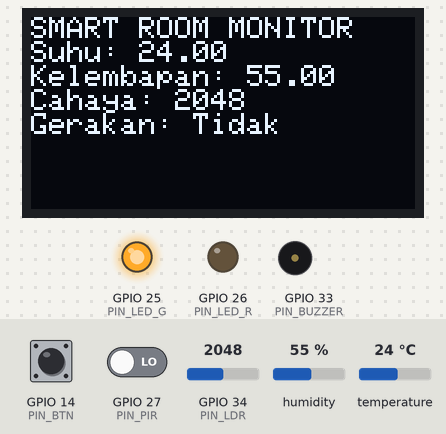
Recording of a sketch running on a simulated ESP32. Shown: 128×64 one-colour display, output pins drawn as LEDs (lit = HIGH), buzzer (waves = sounding, pin HIGH). The inputs (shaded band) are chosen by the test bench; at power-on: GPIO 27 (PIN_PIR) LOW, temperature 24 °C, GPIO 14 (PIN_BTN) HIGH, GPIO 34 (PIN_LDR) = 2048, humidity 55 %. WiFi joins after 1.5 s; servers stay silent unless stated; no MQTT or app messages arrive unless stated; what the sketch prints to the serial monitor is not drawn.

Above: at 5.6 s.
5.7 s: GPIO 27 (PIN_PIR) driven HIGH
At 11.1 s:
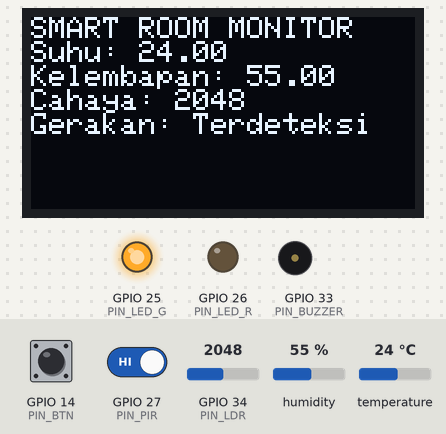
11.5 s: temperature set to 29.3 °C
At 16.1 s:
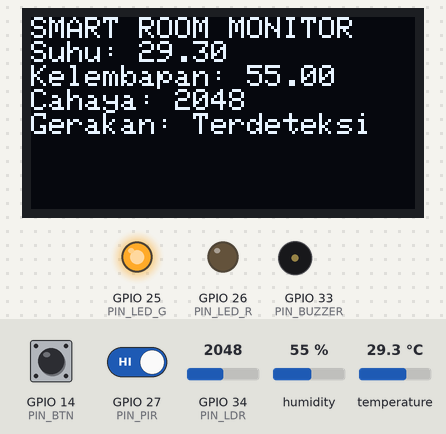
16.5 s: temperature set to 30.5 °C
At 21.2 s:
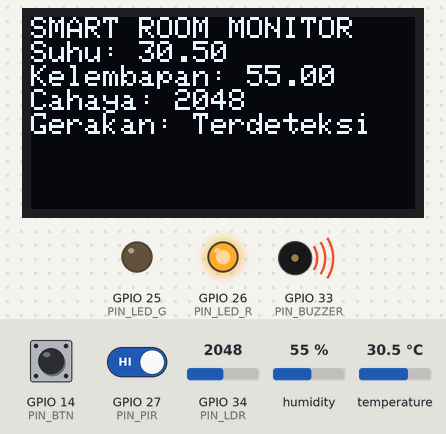
21.5 s: GPIO 14 (PIN_BTN) pulled LOW for 0.15 s
At 22.3 s:
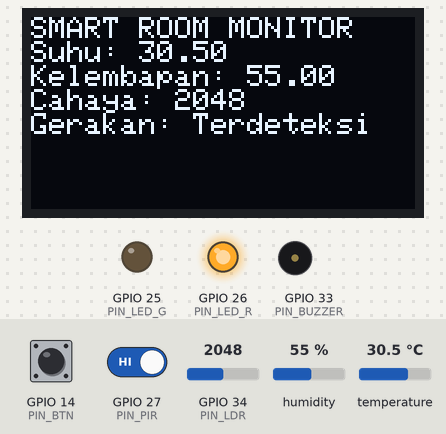
23.1 s: GPIO 27 (PIN_PIR) driven LOW
At 26.1 s:
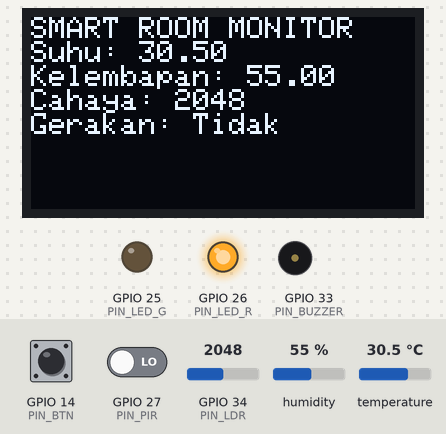
26.5 s: GPIO 34 (PIN_LDR) set to 2866
At 31.2 s:
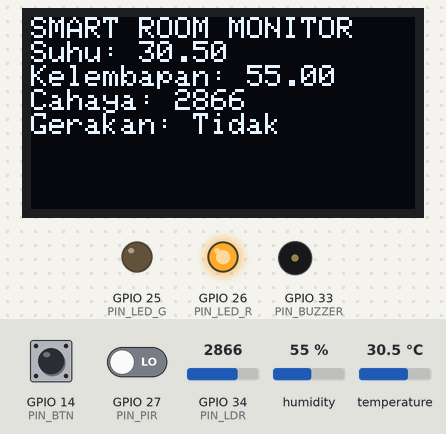
Timing chart, 0 to 32.5 s (numbered marks = the images above; inputs shaded):
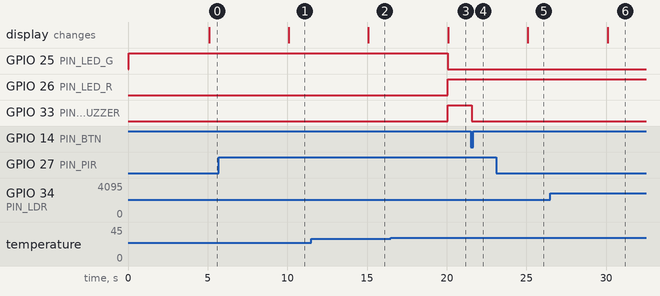

Measured:
- the behaviour switches between 30 and 30.1 °C on temperature (found by bisection; images 2 and 3)
- after the input at 5.7 s, the display: changes after 4.4 s (image 1)
- after the input at 11.5 s, the display: changes after 3.6 s (image 2)
- after the input at 16.5 s, GPIO 25 (PIN_LED_G): HIGH → LOW after 3.6 s; GPIO 26 (PIN_LED_R), GPIO 33 (PIN_BUZZER): LOW → HIGH after 3.6 s; the display: changes after 3.6 s (image 3)
- after the input at 21.5 s, GPIO 33 (PIN_BUZZER): HIGH → LOW after 0.05 s
- after the input at 23.1 s, the display: changes after 2.0 s (image 5)
- after the input at 26.5 s, the display: changes after 3.6 s (image 6)

The sketch:

Smart_Room.ino
```cpp
#include "Sensor.h"
#include "Alarm.h"
#include "Display.h"
#include "MQTT.h"

unsigned long waktuBaca = 0;
const unsigned long INTERVAL = 5000;

void setup() {
  Serial.begin(115200);

  mulaiSensor();
  mulaiAlarm();
  mulaiDisplay();
  mulaiMQTT();

  Serial.println("Smart Room Monitor dimulai!");
}

void loop() {
  prosesMQTT();

  // Tombol dan alarm diperiksa terus-menerus
  aturAlarm(suhu);

  // Pembacaan sensor tetap setiap 5 detik
  if (millis() - waktuBaca >= INTERVAL) {
    waktuBaca = millis();

    bacaSensor();
    aturAlarm(suhu);
    tampilkanDisplay(suhu, kelembapan, cahaya, gerakan);

    kirimTelemetry(
      suhu,
      kelembapan,
      cahaya,
      gerakan,
      buzzerAktif
    );

    Serial.print("MQTT: ");
    Serial.println(statusMQTT() ? "CONNECTED" : "DISCONNECTED");

    Serial.print("Suhu: ");
    Serial.println(suhu);

    Serial.print("Kelembapan: ");
    Serial.println(kelembapan);

    Serial.print("Cahaya: ");
    Serial.println(cahaya);

    Serial.print("Gerakan: ");
    Serial.println(gerakan ? "Ada" : "Tidak Ada");

    Serial.print("Buzzer: ");
    Serial.println(buzzerAktif ? "ON" : "OFF");

    Serial.println("-----------------------------------");
  }
}
```

Alarm.cpp
```cpp
#include "Alarm.h"
#include "MQTT.h"

#define PIN_LED_G 25
#define PIN_LED_R 26
#define PIN_BUZZER 33
#define PIN_BTN 14

float BATAS_SUHU = 30.0;

bool alarmDiakui = false;
bool statusAlarmTerakhir = false;
bool buzzerAktif = false;

void mulaiAlarm() {
    pinMode(PIN_LED_G, OUTPUT);
    pinMode(PIN_LED_R, OUTPUT);
    pinMode(PIN_BUZZER, OUTPUT);
    pinMode(PIN_BTN, INPUT_PULLUP);
}

void aturAlarm(float suhu) {
    static bool tombolTerakhir = HIGH;
    static bool tombolStabil = HIGH;
    static unsigned long waktuDebounce = 0;

    bool tombol = digitalRead(PIN_BTN);

    if (tombol != tombolTerakhir) {
        waktuDebounce = millis();
    }

    if (millis() - waktuDebounce > 50) {
        if (tombol != tombolStabil) {
            tombolStabil = tombol;

            if (tombolStabil == LOW && suhu > BATAS_SUHU) {
                alarmDiakui = true;
                Serial.println("ALARM SUDAH DIAKUI!");
            }
        }
    }

    tombolTerakhir = tombol;

    if (isnan(suhu)) return;

    if (suhu <= BATAS_SUHU) {
        alarmDiakui = false;
    }

    bool suhuTinggi = suhu > BATAS_SUHU;
    buzzerAktif = suhuTinggi && !alarmDiakui;

    digitalWrite(PIN_LED_R, suhuTinggi);
    digitalWrite(PIN_BUZZER, buzzerAktif);
    digitalWrite(PIN_LED_G, !suhuTinggi);

    if (buzzerAktif != statusAlarmTerakhir) {
        Serial.println(buzzerAktif ? "Buzzer: ON" : "Buzzer: OFF");
        kirimEventBuzzer(buzzerAktif);
        statusAlarmTerakhir = buzzerAktif;
    }
}
```

Alarm.h
```cpp
#ifndef ALARM_H
#define ALARM_H
extern float BATAS_SUHU;

extern bool buzzerAktif;

#include <Arduino.h>

void mulaiAlarm();
void aturAlarm(float suhu);

#endif
```

Display.cpp
```cpp
#include "Display.h"
#include <Wire.h>
#include <Adafruit_GFX.h>
#include <Adafruit_SSD1306.h>

#define LEBAR 128
#define TINGGI 64
#define ALAMAT_OLED 0x3C

Adafruit_SSD1306 oled(LEBAR, TINGGI, &Wire, -1);

void mulaiDisplay() {
    Wire.begin();

    if (!oled.begin(SSD1306_SWITCHCAPVCC, ALAMAT_OLED)) {
        Serial.println("OLED gagal diinisialisasi!");
        return;
    }

    oled.clearDisplay();
    oled.setTextColor(SSD1306_WHITE);
    oled.setTextSize(1);
    oled.display();
}

void tampilkanDisplay(float suhu, float kelembapan, int cahaya, bool gerakan) {
    oled.clearDisplay();
    oled.setCursor(0, 0);

    oled.println("SMART ROOM MONITOR");

    oled.print("Suhu: ");
    if (isnan(suhu)) oled.println("Error");
    else oled.println(suhu);

    oled.print("Kelembapan: ");
    if (isnan(kelembapan)) oled.println("Error");
    else oled.println(kelembapan);

    oled.print("Cahaya: ");
    oled.println(cahaya);

    oled.print("Gerakan: ");
    oled.println(gerakan ? "Terdeteksi" : "Tidak");

    oled.display();
}
```

Display.h
```cpp
#ifndef DISPLAY_H
#define DISPLAY_H

#include <Arduino.h>

void mulaiDisplay();
void tampilkanDisplay(float suhu, float kelembapan, int cahaya, bool gerakan);

#endif
```

MQTT.cpp
```cpp
#include <WiFi.h>
#include <PubSubClient.h>
#include <ArduinoJson.h>

#include "MQTT.h"
#include "Alarm.h"

// Wi-Fi Wokwi
const char* ssid = "Wokwi-GUEST";
const char* password = "";

// Broker MQTT
const char* mqttServer = "broker.hivemq.com";
const int mqttPort = 1883;

// ID perangkat
const char* deviceID = "sr_yudhi_20261107";
const char* clientID = "MQTTExplorer_Yudhi";
// Topik MQTT
String topicTelemetry = "smartroom/" + String(deviceID) + "/telemetry";
String topicCommand = "smartroom/" + String(deviceID) + "/command";
String topicStatus = "smartroom/" + String(deviceID) + "/status";
String topicEvent = "smartroom/" + String(deviceID) + "/event";

WiFiClient espClient;
PubSubClient client(espClient);

unsigned long waktuReconnect = 0;

void callback(char* topic, byte* payload, unsigned int length) {
    JsonDocument doc;

    DeserializationError error = deserializeJson(doc, payload, length);

    if (error) {
        Serial.println("Gagal membaca perintah MQTT");
        return;
    }

    if (doc["threshold"].is<float>() || doc["threshold"].is<int>()) {
        BATAS_SUHU = doc["threshold"].as<float>();

        Serial.print("Batas suhu diubah menjadi: ");
        Serial.println(BATAS_SUHU);
    }
}

// Menghubungkan Wi-Fi dan MQTT
void mulaiMQTT() {
    WiFi.begin(ssid, password);

    client.setServer(mqttServer, mqttPort);
    client.setCallback(callback);

    client.setKeepAlive(30);
}

// Memastikan koneksi tetap aktif
void prosesMQTT() {
    if (WiFi.status() != WL_CONNECTED) {
        if (millis() - waktuReconnect >= 5000) {
            waktuReconnect = millis();

            Serial.println("Menghubungkan ulang Wi-Fi...");
            WiFi.begin(ssid, password);
        }
        return;
    }

    if (!client.connected()) {
        if (millis() - waktuReconnect >= 5000) {
            waktuReconnect = millis();

            Serial.println("Menghubungkan ke MQTT...");

            String clientID = "ESP32-" + String(deviceID);

            if (client.connect(
                clientID.c_str(),
                topicStatus.c_str(),
                0,
                true,
                "offline"
            )) {
                Serial.println("MQTT terhubung!");

                client.publish(topicStatus.c_str(), "online", true);
                client.subscribe(topicCommand.c_str());
            }
        }
    }

    client.loop();
}

// Mengirim data sensor dalam format JSON
void kirimTelemetry(float suhu, float kelembapan, int cahaya, int gerakan, bool buzzer) {
    if (!client.connected()) {
        Serial.println("MQTT belum terhubung!");
        return;
    }

    JsonDocument doc;

    doc["temperature"] = suhu;
    doc["humidity"] = kelembapan;
    doc["light"] = cahaya;
    doc["motion"] = gerakan;
    doc["buzzer"] = buzzer;

    char payload[256];

    serializeJson(doc, payload);
    bool berhasil = client.publish(topicTelemetry.c_str(), payload);

}
void kirimEventBuzzer(bool buzzer) {
    if (!client.connected()) {
        Serial.println("MQTT belum terhubung!");
        return;
    }

    JsonDocument doc;

    doc["event"] = "buzzer_changed";
    doc["buzzer"] = buzzer;

    char payload[128];

    serializeJson(doc, payload);

    bool berhasil = client.publish(
        topicEvent.c_str(),
        payload
    );

}
bool statusMQTT() {
    return client.connected();
}
```

MQTT.h
```cpp
#ifndef MQTT_H
#define MQTT_H

void mulaiMQTT();
void prosesMQTT();
void kirimTelemetry(float suhu, float kelembapan, int cahaya, int gerakan, bool buzzer);
void kirimEventBuzzer(bool buzzer);
bool statusMQTT();

#endif
```

Sensor.cpp
```cpp
#include "Sensor.h"
#include <DHT.h>

#define PIN_DHT 4
#define PIN_LDR 34
#define PIN_PIR 27

DHT dht(PIN_DHT, DHT22);

float suhu = 0;
float kelembapan = 0;
int cahaya = 0;
bool gerakan = false;

void mulaiSensor() {
    dht.begin();
}

void bacaSensor() {
    suhu = dht.readTemperature();
    kelembapan = dht.readHumidity();
    cahaya = analogRead(PIN_LDR);
    gerakan = digitalRead(PIN_PIR);
}
```

Sensor.h
```cpp
#ifndef SENSOR_H
#define SENSOR_H

#include <Arduino.h>

void mulaiSensor();
void bacaSensor();

extern float suhu;
extern float kelembapan;
extern int cahaya;
extern bool gerakan;

#endif
```
